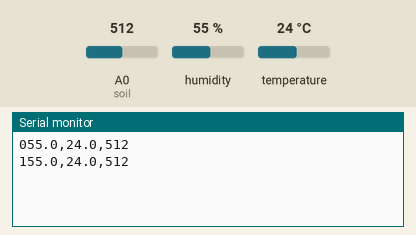
This sketch was run on a simulated Arduino Uno, built with avr-gcc and run on an emulated ATmega328P. On the bench: the last lines printed to the serial monitor. The test bench sets the inputs (shaded band); at power-on: humidity 55 %, A0 (soil) = 512, temperature 24 °C.

Above: at 1.8 s.
1.9 s: humidity set to 22 %
At 2.8 s:
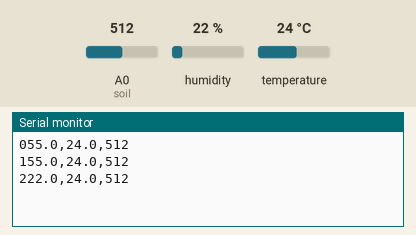
3.4 s: A0 (soil) set to 716
At 4.7 s:
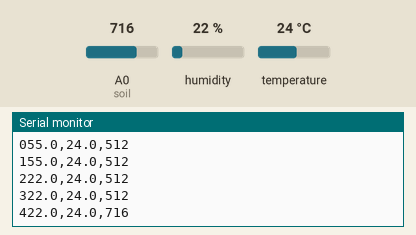
4.9 s: temperature set to 12 °C
At 5.9 s:
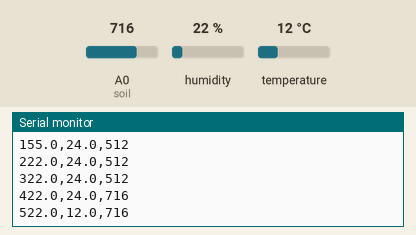
6.4 s: A0 (soil) set to 900
At 7.7 s:
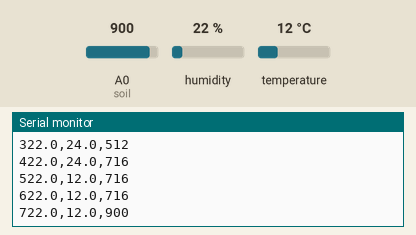
7.9 s: humidity set to 40 %
At 8.9 s:
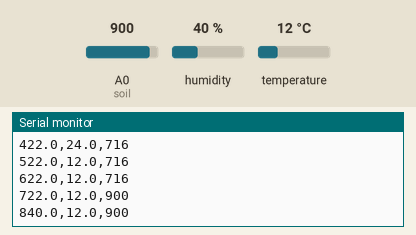
Timing chart, 0 to 10.4 s (numbered marks = the images above; inputs shaded):
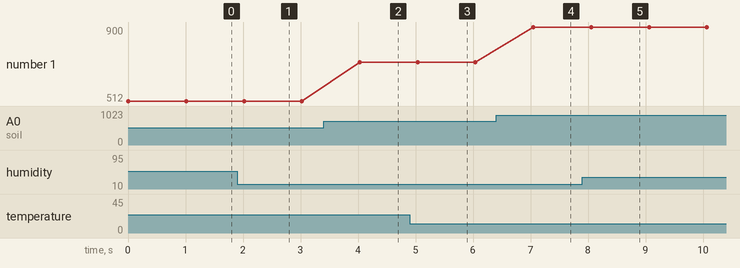

Measured:
- after the input at 1.9 s, the serial monitor: prints a new line after 0.12 s (image 1)
- after the input at 3.4 s, the serial monitor: prints a new line after 0.63 s (image 2)
- after the input at 4.9 s, the serial monitor: prints a new line after 0.14 s (image 3)
- after the input at 6.4 s, the serial monitor: prints a new line after 0.65 s (image 4)
- after the input at 7.9 s, the serial monitor: prints a new line after 0.16 s (image 5)
- plotted number 1: 512 → 716 after the input at 3.4 s, 716 → 900 after the input at 6.4 s

The sketch:

Arduino_Code.ino
```cpp
#include <dht.h>

dht DHT;


#define DHT22_PIN 5
const int soil = A0;

void setup()
{
    Serial.begin(9600);
    //Serial.println("DHT TEST PROGRAM ");
    //Serial.print("LIBRARY VERSION: ");
    //Serial.println(DHT_LIB_VERSION);
    //Serial.println();
    //Serial.println("Type,\tstatus,\tHumidity (%),\tTemperature (C), \tSoil Moisture Values");

    //Read Soil Moisture Sensor
    pinMode(soil, INPUT);
}

void loop()
{
  unsigned long Time1 = 0;
  Time1 = millis();
  Time1 = Time1/1000;
   unsigned long interval = 10;

    // READ DATA
    //Serial.print("DHT22, \t");
    int chk = DHT.read22(DHT22_PIN);

  Serial.print(Time1);

    switch (chk)
    {
        case DHTLIB_OK:
            //Serial.print("OK,\t");
            break;
        case DHTLIB_ERROR_CHECKSUM:
            Serial.print("Checksum error,\t");
            break;
        case DHTLIB_ERROR_TIMEOUT:
            Serial.print("Time out error,\t");
            break;
        default:
            Serial.print("Unknown error,\t");
            break;
    }
    // DISPLAY DATA

    //Displaying Humidity
    Serial.print(DHT.humidity, 1);
    Serial.print(",");

    //Displaying the temperature
    Serial.print(DHT.temperature, 1);
    Serial.print(",");

    //Displaying the Soil Moisture Values
    Serial.println(analogRead(soil));

    delay(1000);

}
```
